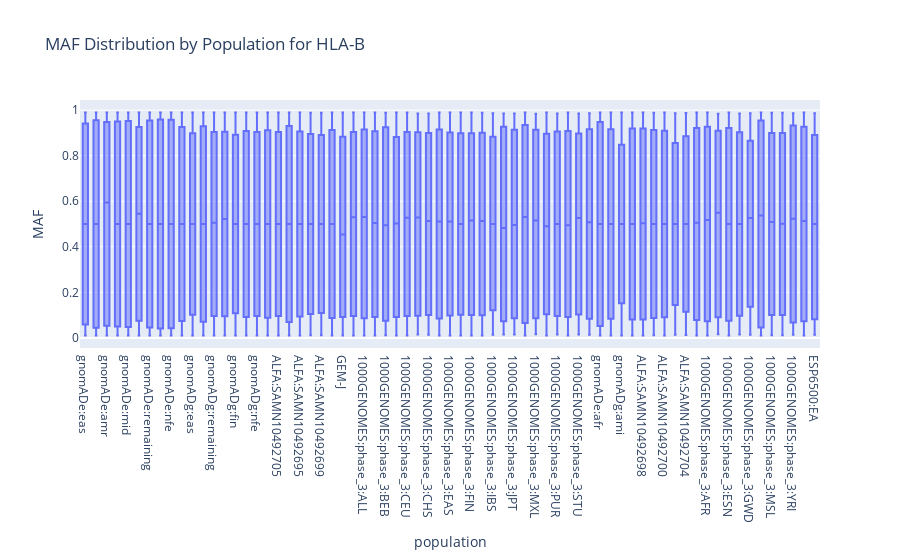

Notebook code cell kept with this figure:
### Code cell
px.box(
    df_pops.to_pandas(),
    y="MAF",
    x="population",
    title=f"MAF Distribution by Population for {gene_dropdown.value}",
)

### Figure 1 — Plotly figure (JSON) as saved in the notebook; plotly's stock layout.template omitted (floating-point values rounded to 4 significant figures; data arrays with more than 128 entries replaced by an {"elided": "..."} marker saying what was removed)
{"data": [{"alignmentgroup": "True", "hovertemplate": "population=%{x}<br>MAF=%{y}<extra></extra>", "legendgroup": "", "marker": {"color": "#636efa"}, "name": "", "notched": false, "offsetgroup": "", "orientation": "v", "showlegend": false, "type": "box", "x": {"elided": "32922 str values"}, "x0": " ", "xaxis": "x", "y": {"elided": "32922 float values"}, "y0": " ", "yaxis": "y"}], "layout": {"boxmode": "group", "legend": {"tracegroupgap": 0}, "title": {"text": "MAF Distribution by Population for HLA-B"}, "xaxis": {"anchor": "y", "domain": [0, 1], "title": {"text": "population"}}, "yaxis": {"anchor": "x", "domain": [0, 1], "title": {"text": "MAF"}}}}
